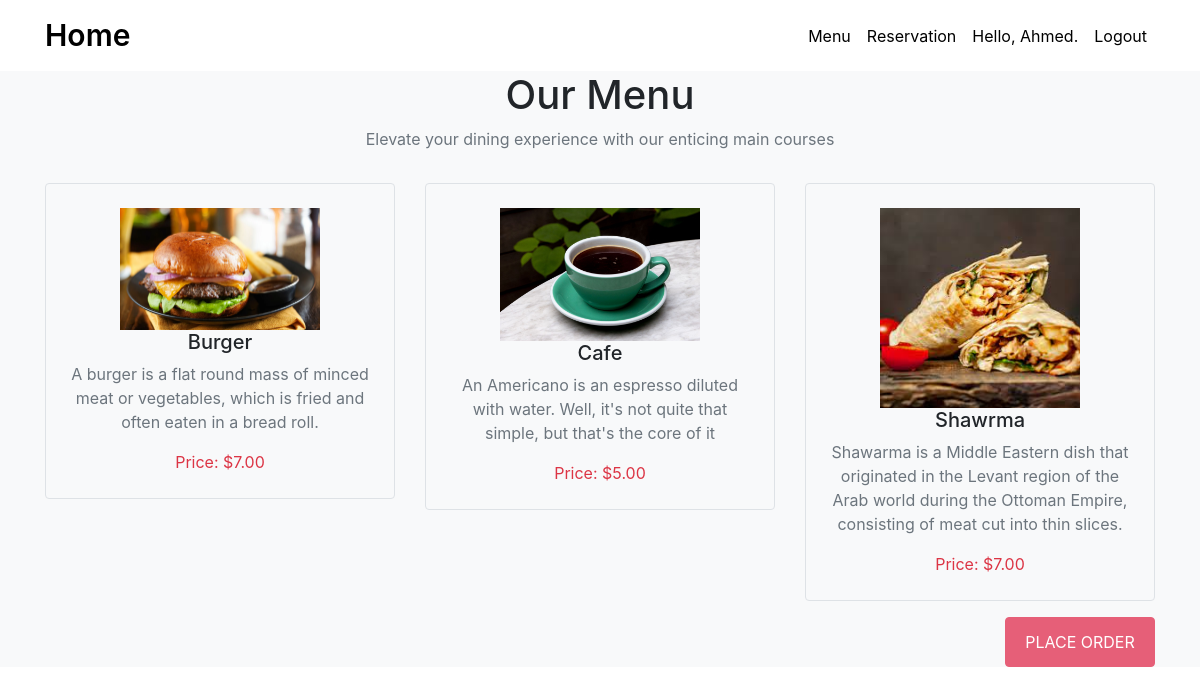
The page /menu/ (signed in) on the database its author committed.
### menu/models.py (models this page shows, shortened)
class MenuItem(models.Model):
    name = models.CharField(max_length=255)
    category = models.ForeignKey(Category, on_delete=models.CASCADE)
    description = models.TextField()
    price = models.DecimalField(max_digits=10, decimal_places=2, default=0.0)
    image = models.ImageField(upload_to='menu_images/', null=True, blank=True)

### menu/views.py (the view)
# urls.py: path('menu/', menu_view, name='menu'),
def menu_view(request):
    menu_items = MenuItem.objects.all()
    return render(request, 'menu/menu.html', {'menu_items': menu_items})

### menu/templates/menu/menu.html (shortened to what this page needs)
{% extends 'menu/base.html' %}
{% load static %}
{% block content %}
<section class="Menu bg-light" id="Menu">
    <div class="container">
        <div class="row mb-3">
            <div class="col-md-6 m-auto text-center">
                <h1>Our Menu</h1>
                <p class="text-muted">Elevate your dining experience with our enticing main courses</p>
            </div>
        </div>
        <div class="row">
            {% for item in menu_items %}
            <div class="col-lg-4 col-md-6 mb-3">
                <div class="Menu-box text-center border rounded rounded p-4">
                    {% if item.image %}
                    <img src="{{ item.image.url }}" width="200" alt="{{ item.name }}">
                    {% endif %}
                    <h5> {{ item.name }} </h5>
                    <p class="text-muted">{{ item.description }}</p>
                    <div class="price"> Price: ${{ item.price }} </div>
                </div>
            </div>
            {% endfor %}
            <div class="col-lg-12 text-right">
                <button type="submit" value="Place order" class="rounded text-center"> <a style="color: white; text-decoration: none;" href="{% url 'order_view' %}">Place order</a></button>
            </div>
        </div>
    </div>
</section>
{% endblock content %}

### menu/templates/menu/base.html (shortened to what this page needs)
{% load static %}
<!DOCTYPE html>
<html>
<head>
    <link rel="stylesheet" href="{% static 'css/bootstrap.min.css' %}">
    <link rel="stylesheet" href="{% static 'css/style.css' %}">
    <link rel="stylesheet" href="{% static 'css/all.min.css' %}">
</head>
<body>
    <nav class="navbar navbar-expand-lg navbar-light">
        <div class="container">
            <a class="navbar-brand" href="{% url 'home' %}">Home</a>
            <div class="collapse navbar-collapse" id="navbarSupportedContent">
                <ul class="navbar-nav ml-auto">
                    <li class="nav-item">
                        <a class="nav-link" href="{% url 'menu' %}">Menu</a>
                    </li>
                    <li class="nav-item">
                        <a class="nav-link" href="{% url 'reserve_table' %}">Reservation</a>
                    </li>
                    {% if user.is_authenticated %}
                    <li class="nav-item">
                        <a class="nav-link"> Hello, {{ user.username }}. </a>
                    </li>
                    <li class="nav-item">
                        <a class="nav-link" href="{% url 'logout' %}"> Logout </a>
                    {% endif %}
                </ul>
            </div>
        </div>
    </nav>
    <div>{% block content %} {% endblock content %}</div>
</body>
</html>

### menu/static/css/style.css (style rules this page uses)
nav { width: 100%; background-color: #fff; }
.navbar-light .navbar-brand { color: #000; }
.navbar-light .navbar-nav .nav-link { color: #000; }
.navbar-brand { font-size: 30px; font-weight: 600; }
.Menu button { background-color: #e65f78; border: 1px solid #e65f78; padding: 12px; width: 150px; color: #fff; text-transform: uppercase; }
.price { color: #dc3545; }

### rows shown on the page
MenuItem: image (picture), name "Burger", description "A burger is a flat round mass of minced meat or vegetables, which is fried and often eaten in a bread roll.", price "7.00"
MenuItem: image (picture), name "Cafe", description "An Americano is an espresso diluted with water. Well, it's not quite that simple, but that's the core of it", price "5.00"
MenuItem: image (picture), name "Shawrma", description "Shawarma is a Middle Eastern dish that originated in the Levant region of the Arab world during the Ottoman Empire, consisting of meat cut into thin slices.", price "7.00"

### other values the page prints
{{ user.username }} "Ahmed"
